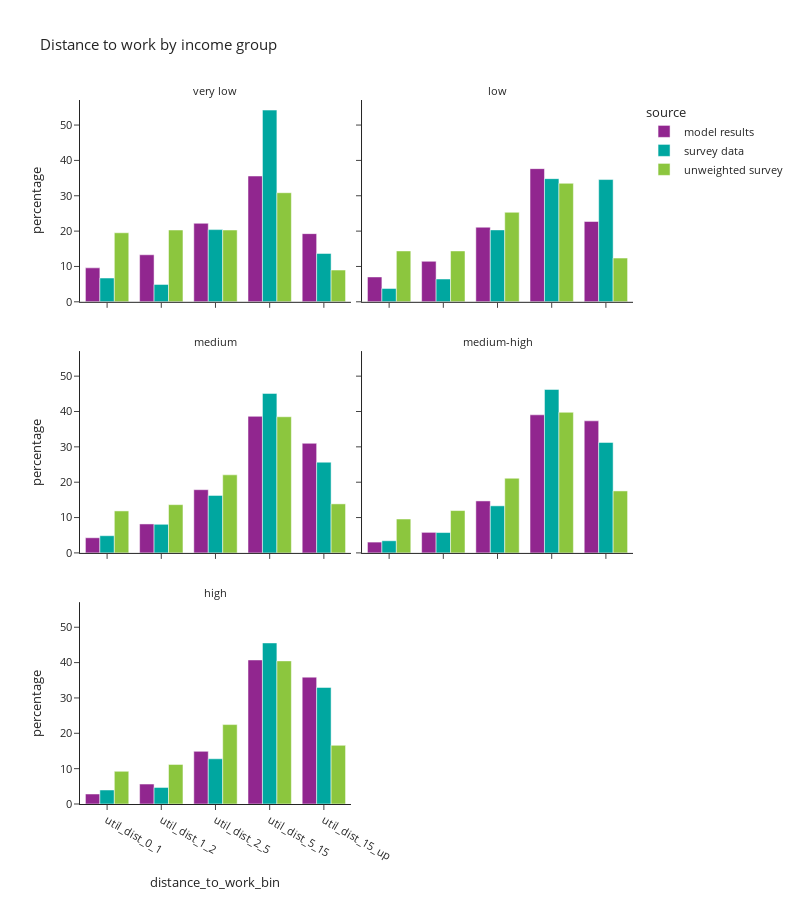

Notebook cell for this chart:
### Code cell
df_plot = per_data.loc[(per_data['is_worker']) & (per_data['distance_to_work_bin'] != float('nan'))].groupby(['source','hhincome_group','distance_to_work_bin'])['hh_weight_2017_2019'].sum().reset_index()
df_plot['percentage'] = df_plot.groupby(['source','hhincome_group'], group_keys=False)['hh_weight_2017_2019']. \
    apply(lambda x: 100 * x / float(x.sum()))
# df_plot

fig = px.bar(df_plot, x="distance_to_work_bin", y="percentage", color="source",barmode="group",
             facet_col="hhincome_group", facet_col_wrap=2,
             title="Distance to work by income group")
fig.for_each_annotation(lambda a: a.update(text = a.text.split("=")[-1]))
fig.update_layout(height=900, width=700, font=dict(size=11))
fig.show()

### Figure 1 — Plotly figure (JSON) as saved in the notebook; plotly's stock layout.template omitted (floating-point values rounded to 4 significant figures)
{"data": [{"alignmentgroup": "True", "hovertemplate": "source=model results<br>hhincome_group=very low<br>distance_to_work_bin=%{x}<br>percentage=%{y}<extra></extra>", "legendgroup": "model results", "marker": {"color": "#91268F", "pattern": {"shape": ""}}, "name": "model results", "offsetgroup": "model results", "orientation": "v", "showlegend": true, "textposition": "auto", "type": "bar", "x": ["util_dist_0_1", "util_dist_1_2", "util_dist_2_5", "util_dist_5_15", "util_dist_15_up"], "xaxis": "x5", "y": [9.607, 13.31, 22.21, 35.59, 19.29], "yaxis": "y5"}, {"alignmentgroup": "True", "hovertemplate": "source=model results<br>hhincome_group=low<br>distance_to_work_bin=%{x}<br>percentage=%{y}<extra></extra>", "legendgroup": "model results", "marker": {"color": "#91268F", "pattern": {"shape": ""}}, "name": "model results", "offsetgroup": "model results", "orientation": "v", "showlegend": false, "textposition": "auto", "type": "bar", "x": ["util_dist_0_1", "util_dist_1_2", "util_dist_2_5", "util_dist_5_15", "util_dist_15_up"], "xaxis": "x6", "y": [7.036, 11.46, 21.1, 37.68, 22.72], "yaxis": "y6"}, {"alignmentgroup": "True", "hovertemplate": "source=model results<br>hhincome_group=medium<br>distance_to_work_bin=%{x}<br>percentage=%{y}<extra></extra>", "legendgroup": "model results", "marker": {"color": "#91268F", "pattern": {"shape": ""}}, "name": "model results", "offsetgroup": "model results", "orientation": "v", "showlegend": false, "textposition": "auto", "type": "bar", "x": ["util_dist_0_1", "util_dist_1_2", "util_dist_2_5", "util_dist_5_15", "util_dist_15_up"], "xaxis": "x3", "y": [4.287, 8.191, 17.88, 38.63, 31.01], "yaxis": "y3"}, {"alignmentgroup": "True", "hovertemplate": "source=model results<br>hhincome_group=medium-high<br>distance_to_work_bin=%{x}<br>percentage=%{y}<extra></extra>", "legendgroup": "model results", "marker": {"color": "#91268F", "pattern": {"shape": ""}}, "name": "model results", "offsetgroup": "model results", "orientation": "v", "showlegend": false, "textposition": "auto", "type": "bar", "x": ["util_dist_0_1", "util_dist_1_2", "util_dist_2_5", "util_dist_5_15", "util_dist_15_up"], "xaxis": "x4", "y": [3.062, 5.814, 14.7, 39.06, 37.36], "yaxis": "y4"}, {"alignmentgroup": "True", "hovertemplate": "source=model results<br>hhincome_group=high<br>distance_to_work_bin=%{x}<br>percentage=%{y}<extra></extra>", "legendgroup": "model results", "marker": {"color": "#91268F", "pattern": {"shape": ""}}, "name": "model results", "offsetgroup": "model results", "orientation": "v", "showlegend": false, "textposition": "auto", "type": "bar", "x": ["util_dist_0_1", "util_dist_1_2", "util_dist_2_5", "util_dist_5_15", "util_dist_15_up"], "xaxis": "x", "y": [2.833, 5.636, 14.9, 40.75, 35.89], "yaxis": "y"}, {"alignmentgroup": "True", "hovertemplate": "source=survey data<br>hhincome_group=very low<br>distance_to_work_bin=%{x}<br>percentage=%{y}<extra></extra>", "legendgroup": "survey data", "marker": {"color": "#00A7A0", "pattern": {"shape": ""}}, "name": "survey data", "offsetgroup": "survey data", "orientation": "v", "showlegend": true, "textposition": "auto", "type": "bar", "x": ["util_dist_0_1", "util_dist_1_2", "util_dist_2_5", "util_dist_5_15", "util_dist_15_up"], "xaxis": "x5", "y": [6.73, 4.925, 20.43, 54.24, 13.68], "yaxis": "y5"}, {"alignmentgroup": "True", "hovertemplate": "source=survey data<br>hhincome_group=low<br>distance_to_work_bin=%{x}<br>percentage=%{y}<extra></extra>", "legendgroup": "survey data", "marker": {"color": "#00A7A0", "pattern": {"shape": ""}}, "name": "survey data", "offsetgroup": "survey data", "orientation": "v", "showlegend": false, "textposition": "auto", "type": "bar", "x": ["util_dist_0_1", "util_dist_1_2", "util_dist_2_5", "util_dist_5_15", "util_dist_15_up"], "xaxis": "x6", "y": [3.782, 6.45, 20.34, 34.84, 34.58], "yaxis": "y6"}, {"alignmentgroup": "True", "hovertemplate": "source=survey data<br>hhincome_group=medium<br>distance_to_work_bin=%{x}<br>percentage=%{y}<extra></extra>", "legendgroup": "survey data", "marker": {"color": "#00A7A0", "pattern": {"shape": ""}}, "name": "survey data", "offsetgroup": "survey data", "orientation": "v", "showlegend": false, "textposition": "auto", "type": "bar", "x": ["util_dist_0_1", "util_dist_1_2", "util_dist_2_5", "util_dist_5_15", "util_dist_15_up"], "xaxis": "x3", "y": [4.863, 8.094, 16.25, 45.12, 25.67], "yaxis": "y3"}, {"alignmentgroup": "True", "hovertemplate": "source=survey data<br>hhincome_group=medium-high<br>distance_to_work_bin=%{x}<br>percentage=%{y}<extra></extra>", "legendgroup": "survey data", "marker": {"color": "#00A7A0", "pattern": {"shape": ""}}, "name": "survey data", "offsetgroup": "survey data", "orientation": "v", "showlegend": false, "textposition": "auto", "type": "bar", "x": ["util_dist_0_1", "util_dist_1_2", "util_dist_2_5", "util_dist_5_15", "util_dist_15_up"], "xaxis": "x4", "y": [3.436, 5.759, 13.31, 46.24, 31.25], "yaxis": "y4"}, {"alignmentgroup": "True", "hovertemplate": "source=survey data<br>hhincome_group=high<br>distance_to_work_bin=%{x}<br>percentage=%{y}<extra></extra>", "legendgroup": "survey data", "marker": {"color": "#00A7A0", "pattern": {"shape": ""}}, "name": "survey data", "offsetgroup": "survey data", "orientation": "v", "showlegend": false, "textposition": "auto", "type": "bar", "x": ["util_dist_0_1", "util_dist_1_2", "util_dist_2_5", "util_dist_5_15", "util_dist_15_up"], "xaxis": "x", "y": [3.967, 4.7, 12.79, 45.56, 32.98], "yaxis": "y"}, {"alignmentgroup": "True", "hovertemplate": "source=unweighted survey<br>hhincome_group=very low<br>distance_to_work_bin=%{x}<br>percentage=%{y}<extra></extra>", "legendgroup": "unweighted survey", "marker": {"color": "#8CC63E", "pattern": {"shape": ""}}, "name": "unweighted survey", "offsetgroup": "unweighted survey", "orientation": "v", "showlegend": true, "textposition": "auto", "type": "bar", "x": ["util_dist_0_1", "util_dist_1_2", "util_dist_2_5", "util_dist_5_15", "util_dist_15_up"], "xaxis": "x5", "y": [19.53, 20.31, 20.31, 30.86, 8.984], "yaxis": "y5"}, {"alignmentgroup": "True", "hovertemplate": "source=unweighted survey<br>hhincome_group=low<br>distance_to_work_bin=%{x}<br>percentage=%{y}<extra></extra>", "legendgroup": "unweighted survey", "marker": {"color": "#8CC63E", "pattern": {"shape": ""}}, "name": "unweighted survey", "offsetgroup": "unweighted survey", "orientation": "v", "showlegend": false, "textposition": "auto", "type": "bar", "x": ["util_dist_0_1", "util_dist_1_2", "util_dist_2_5", "util_dist_5_15", "util_dist_15_up"], "xaxis": "x6", "y": [14.39, 14.39, 25.32, 33.53, 12.37], "yaxis": "y6"}, {"alignmentgroup": "True", "hovertemplate": "source=unweighted survey<br>hhincome_group=medium<br>distance_to_work_bin=%{x}<br>percentage=%{y}<extra></extra>", "legendgroup": "unweighted survey", "marker": {"color": "#8CC63E", "pattern": {"shape": ""}}, "name": "unweighted survey", "offsetgroup": "unweighted survey", "orientation": "v", "showlegend": false, "textposition": "auto", "type": "bar", "x": ["util_dist_0_1", "util_dist_1_2", "util_dist_2_5", "util_dist_5_15", "util_dist_15_up"], "xaxis": "x3", "y": [11.88, 13.65, 22.09, 38.51, 13.87], "yaxis": "y3"}, {"alignmentgroup": "True", "hovertemplate": "source=unweighted survey<br>hhincome_group=medium-high<br>distance_to_work_bin=%{x}<br>percentage=%{y}<extra></extra>", "legendgroup": "unweighted survey", "marker": {"color": "#8CC63E", "pattern": {"shape": ""}}, "name": "unweighted survey", "offsetgroup": "unweighted survey", "orientation": "v", "showlegend": false, "textposition": "auto", "type": "bar", "x": ["util_dist_0_1", "util_dist_1_2", "util_dist_2_5", "util_dist_5_15", "util_dist_15_up"], "xaxis": "x4", "y": [9.585, 11.98, 21.13, 39.78, 17.53], "yaxis": "y4"}, {"alignmentgroup": "True", "hovertemplate": "source=unweighted survey<br>hhincome_group=high<br>distance_to_work_bin=%{x}<br>percentage=%{y}<extra></extra>", "legendgroup": "unweighted survey", "marker": {"color": "#8CC63E", "pattern": {"shape": ""}}, "name": "unweighted survey", "offsetgroup": "unweighted survey", "orientation": "v", "showlegend": false, "textposition": "auto", "type": "bar", "x": ["util_dist_0_1", "util_dist_1_2", "util_dist_2_5", "util_dist_5_15", "util_dist_15_up"], "xaxis": "x", "y": [9.247, 11.2, 22.47, 40.49, 16.6], "yaxis": "y"}], "layout": {"annotations": [{"font": {}, "showarrow": false, "text": "high", "x": 0.245, "xanchor": "center", "xref": "paper", "y": 0.2867, "yanchor": "bottom", "yref": "paper"}, {"font": {}, "showarrow": false, "text": "medium", "x": 0.245, "xanchor": "center", "xref": "paper", "y": 0.6433, "yanchor": "bottom", "yref": "paper"}, {"font": {}, "showarrow": false, "text": "medium-high", "x": 0.755, "xanchor": "center", "xref": "paper", "y": 0.6433, "yanchor": "bottom", "yref": "paper"}, {"font": {}, "showarrow": false, "text": "very low", "x": 0.245, "xanchor": "center", "xref": "paper", "y": 1.0, "yanchor": "bottom", "yref": "paper"}, {"font": {}, "showarrow": false, "text": "low", "x": 0.755, "xanchor": "center", "xref": "paper", "y": 1.0, "yanchor": "bottom", "yref": "paper"}], "barmode": "group", "font": {"size": 11}, "height": 900, "legend": {"title": {"text": "source"}, "tracegroupgap": 0}, "title": {"text": "Distance to work by income group"}, "width": 800, "xaxis": {"anchor": "y", "domain": [0.0, 0.49], "title": {"text": "distance_to_work_bin"}}, "xaxis2": {"anchor": "y2", "domain": [0.51, 1.0], "matches": "x", "title": {"text": "distance_to_work_bin"}}, "xaxis3": {"anchor": "y3", "domain": [0.0, 0.49], "matches": "x", "showticklabels": false}, "xaxis4": {"anchor": "y4", "domain": [0.51, 1.0], "matches": "x", "showticklabels": false}, "xaxis5": {"anchor": "y5", "domain": [0.0, 0.49], "matches": "x", "showticklabels": false}, "xaxis6": {"anchor": "y6", "domain": [0.51, 1.0], "matches": "x", "showticklabels": false}, "yaxis": {"anchor": "x", "domain": [0.0, 0.2867], "title": {"text": "percentage"}}, "yaxis2": {"anchor": "x2", "domain": [0.0, 0.2867], "matches": "y", "showticklabels": false}, "yaxis3": {"anchor": "x3", "domain": [0.3567, 0.6433], "matches": "y", "title": {"text": "percentage"}}, "yaxis4": {"anchor": "x4", "domain": [0.3567, 0.6433], "matches": "y", "showticklabels": false}, "yaxis5": {"anchor": "x5", "domain": [0.7133, 1.0], "matches": "y", "title": {"text": "percentage"}}, "yaxis6": {"anchor": "x6", "domain": [0.7133, 1.0], "matches": "y", "showticklabels": false}}}
